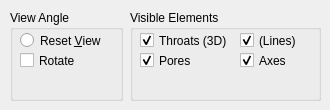
        <widget class="QWidget" name="tab_12">
         <attribute name="title">
          <string>Basic Options</string>
         </attribute>
         <widget class="QGroupBox" name="visiblePhases_2">
          <property name="geometry">
           <rect>
            <x>10</x>
            <y>10</y>
            <width>113</width>
            <height>91</height>
           </rect>
          </property>
          <property name="sizePolicy">
           <sizepolicy hsizetype="MinimumExpanding" vsizetype="Minimum">
            <horstretch>0</horstretch>
            <verstretch>0</verstretch>
           </sizepolicy>
          </property>
          <property name="minimumSize">
           <size>
            <width>113</width>
            <height>91</height>
           </size>
          </property>
          <property name="title">
           <string>View Angle</string>
          </property>
          <property name="flat">
           <bool>true</bool>
          </property>
          <property name="checkable">
           <bool>false</bool>
          </property>
          <widget class="QRadioButton" name="resetRadioButton">
           <property name="geometry">
            <rect>
             <x>10</x>
             <y>20</y>
             <width>101</width>
             <height>21</height>
            </rect>
           </property>
           <property name="text">
            <string>Reset &amp;View</string>
           </property>
          </widget>
          <widget class="QCheckBox" name="rotateCheckBox">
           <property name="geometry">
            <rect>
             <x>10</x>
             <y>40</y>
             <width>101</width>
             <height>21</height>
            </rect>
           </property>
           <property name="text">
            <string>Rotate</string>
           </property>
          </widget>
         </widget>
         <widget class="QGroupBox" name="visiblePhases_3">
          <property name="geometry">
           <rect>
            <x>130</x>
            <y>10</y>
            <width>191</width>
            <height>91</height>
           </rect>
          </property>
          <property name="sizePolicy">
           <sizepolicy hsizetype="MinimumExpanding" vsizetype="Minimum">
            <horstretch>0</horstretch>
            <verstretch>91</verstretch>
           </sizepolicy>
          </property>
          <property name="minimumSize">
           <size>
            <width>113</width>
            <height>91</height>
           </size>
          </property>
          <property name="title">
           <string>Visible Elements</string>
          </property>
          <property name="flat">
           <bool>true</bool>
          </property>
          <property name="checkable">
           <bool>false</bool>
          </property>
          <widget class="QCheckBox" name="pore3DCheckBox">
           <property name="geometry">
            <rect>
             <x>10</x>
             <y>20</y>
             <width>101</width>
             <height>21</height>
            </rect>
           </property>
           <property name="text">
            <string>Throats (3D)</string>
           </property>
           <property name="checked">
            <bool>true</bool>
           </property>
          </widget>
          <widget class="QCheckBox" name="node3DCheckBox">
           <property name="geometry">
            <rect>
             <x>10</x>
             <y>40</y>
             <width>101</width>
             <height>21</height>
            </rect>
           </property>
           <property name="text">
            <string>Pores</string>
           </property>
           <property name="checked">
            <bool>true</bool>
           </property>
          </widget>
          <widget class="QCheckBox" name="lightCheckBox">
           <property name="geometry">
            <rect>
             <x>110</x>
             <y>40</y>
             <width>81</width>
             <height>21</height>
            </rect>
           </property>
           <property name="text">
            <string>Axes</string>
           </property>
           <property name="checked">
            <bool>true</bool>
           </property>
          </widget>
          <widget class="QCheckBox" name="linesCheckbox">
           <property name="geometry">
            <rect>
             <x>110</x>
             <y>20</y>
             <width>81</width>
             <height>21</height>
            </rect>
           </property>
           <property name="text">
            <string>(Lines)</string>
           </property>
           <property name="checked">
            <bool>true</bool>
           </property>
          </widget>
         </widget>
        </widget>
